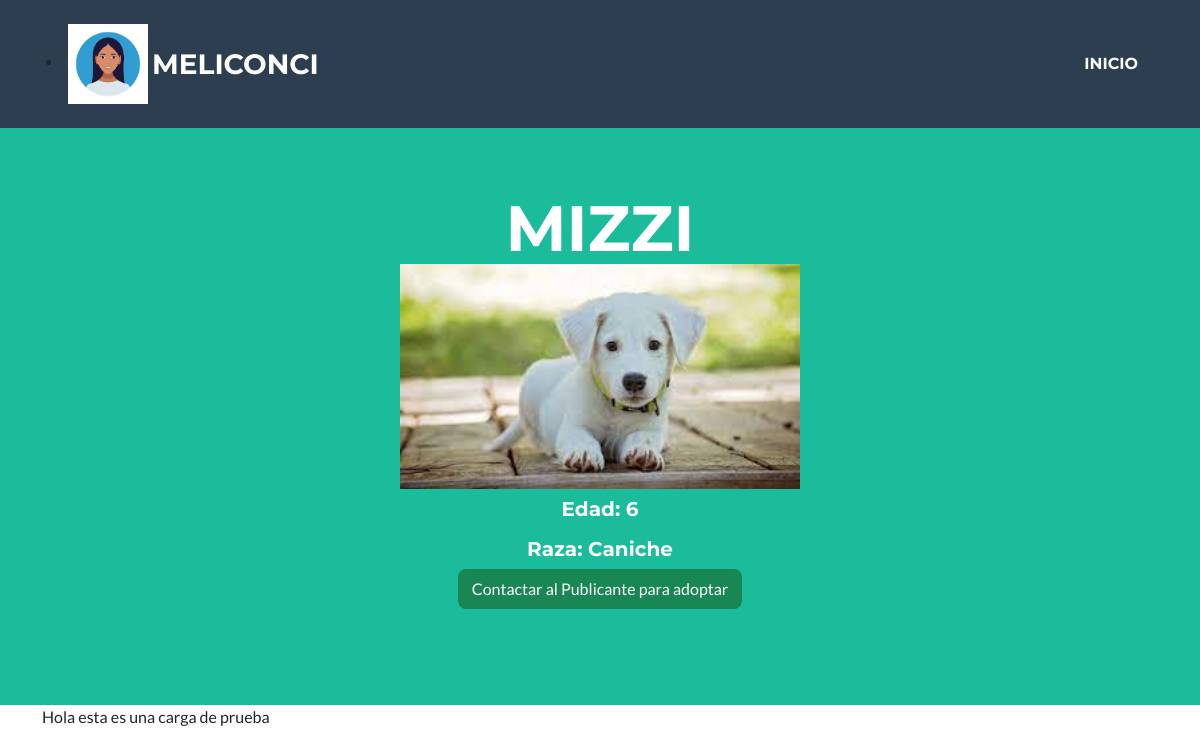
The app's page /mostrarpublicacion/1 (signed in) with its own data.
### blog/models.py (models this page shows)
class Publicaciones(models.Model):
    user=models.ForeignKey(User, on_delete=models.CASCADE)
    nombre=models.CharField(max_length=50,blank=True, null=True)
    edad= models.IntegerField()
    descripcion=RichTextField()
    imagen= models.ImageField(upload_to='imagenes')
    especie=models.IntegerField(choices=opciones_especie)
    raza=models.CharField(max_length=50,blank=True, null=True)
    def __str__(self):
        return self.nombre

### blog/views.py (the view)
# urls.py: path('mostrarpublicacion/<id>', mostrarpublicacion, name='mostrarpublicacion'),
@login_required
def mostrarpublicacion(request, id):
    mascota=Publicaciones.objects.get(id=id)
    print(mascota)
    return render(request, "blog/mostrarpublicacion.html", {'mascota':mascota, "imagen":obtenerimagen(request),"avatar":obteneravatar(request)})

### blog/views.py (called while the page is built)
def obteneravatar(request):
    lista=Avatar.objects.filter(user=request.user)
    if len(lista)!=0:
        imagen=lista[0].imagen.url
    else:
        imagen="/media/avatares/avatarpordefecto.jpg"
    return imagen

@login_required
def obtenerimagen(request):
    lista=Publicaciones.objects.filter(user=request.user)
    if lista != 0:
        for img in range(len(lista)):
            print(img)
            imagen=lista[img].imagen.url
    return imagen

### blog/templates/blog/mostrarpublicacion.html (shortened to what this page needs)
{% extends "blog/index.html" %}
{% load static %}
{% block titulo %}
<body id="page-top">
    <nav class="navbar navbar-expand-lg bg-secondary text-uppercase fixed-top" id="mainNav">
        <div class="container">
            <li class="nav-item mx-0 mx-lg-1"><a href="{% url 'agregaravatar' %}"><img src="{{ avatar }}" width="80px"></a></li>
            <a class="navbar-brand" href="#page-top"> {{ user }}</a>
            <div class="collapse navbar-collapse" id="navbarResponsive">
                <ul class="navbar-nav ms-auto">
                    <li class="nav-item mx-0 mx-lg-1"><a class="nav-link py-3 px-0 px-lg-3 rounded" href="{% url 'inicio' %}">Inicio</a></li>
            </ul>
            </div>
        </div>
    </nav>
<header class="masthead bg-primary text-white text-center">
    <div class="container d-flex align-items-center flex-column">
        <h3 class="masthead-heading text-uppercase mb-0">{{ mascota.nombre }}</h3>
        <h4><img src="../media/{{ mascota.imagen }}" width="400px"></h4>
        <h5>Edad: {{ mascota.edad }} </h5>
        <h5>Raza: {{ mascota.raza }}</h5>
        <a class="btn btn-success" href="">Contactar al Publicante para adoptar</a>
</header>
<section>
    <div class="container">
        <div class="row justify-content-center">
            <form action="{% url 'mostrarpublicacion' mascota.id %}" method="POST" enctype="multipart/form-data"> {% csrf_token %}
                {{ mascota.descripcion|safe }}
        </div>
    </div>
</section>
{% endblock %}

### records on screen
Publicaciones: nombre "MIZZI", imagen (picture), edad "6", raza "Caniche", descripcion "Hola esta es una carga de prueba"

### other values on screen
{{ user }} "MELICONCI"
